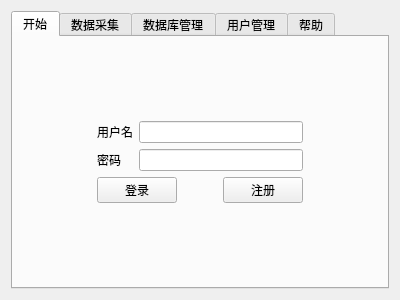
<?xml version="1.0" encoding="UTF-8"?>
<ui version="4.0">
 <class>MainWindow</class>
 <widget class="QMainWindow" name="MainWindow">
  <property name="geometry">
   <rect>
    <x>0</x>
    <y>0</y>
    <width>400</width>
    <height>300</height>
   </rect>
  </property>
  <property name="windowTitle">
   <string>MainWindow</string>
  </property>
  <widget class="QWidget" name="centralWidget">
   <layout class="QHBoxLayout" name="horizontalLayout">
    <item>
     <widget class="QTabWidget" name="tabWidget">
      <property name="currentIndex">
       <number>0</number>
      </property>
      <widget class="QWidget" name="tabStart">
       <attribute name="title">
        <string>开始</string>
       </attribute>
       <layout class="QHBoxLayout" name="horizontalLayout_3">
        <item>
         <spacer name="horizontalSpacer_2">
          <property name="orientation">
           <enum>Qt::Horizontal</enum>
          </property>
          <property name="sizeHint" stdset="0">
           <size>
            <width>66</width>
            <height>20</height>
           </size>
          </property>
         </spacer>
        </item>
        <item>
         <layout class="QVBoxLayout" name="verticalLayout_2">
          <item>
           <spacer name="verticalSpacer">
            <property name="orientation">
             <enum>Qt::Vertical</enum>
            </property>
            <property name="sizeHint" stdset="0">
             <size>
              <width>20</width>
              <height>40</height>
             </size>
            </property>
           </spacer>
          </item>
          <item>
           <layout class="QVBoxLayout" name="verticalLayout">
            <item>
             <layout class="QFormLayout" name="formLayout">
              <item row="0" column="0">
               <widget class="QLabel" name="lbUserName">
                <property name="text">
                 <string>用户名</string>
                </property>
               </widget>
              </item>
              <item row="0" column="1">
               <widget class="QLineEdit" name="lineEditName"/>
              </item>
              <item row="1" column="0">
               <widget class="QLabel" name="lbPasswd">
                <property name="text">
                 <string>密码</string>
                </property>
               </widget>
              </item>
              <item row="1" column="1">
               <widget class="QLineEdit" name="lineEditPasswd">
                <property name="echoMode">
                 <enum>QLineEdit::Password</enum>
                </property>
               </widget>
              </item>
             </layout>
            </item>
            <item>
             <layout class="QHBoxLayout" name="horizontalLayout_2">
              <item>
               <widget class="QPushButton" name="btnLogin">
                <property name="text">
                 <string>登录</string>
                </property>
               </widget>
              </item>
              <item>
               <spacer name="horizontalSpacer">
                <property name="orientation">
                 <enum>Qt::Horizontal</enum>
                </property>
                <property name="sizeHint" stdset="0">
                 <size>
                  <width>40</width>
                  <height>20</height>
                 </size>
                </property>
               </spacer>
              </item>
              <item>
               <widget class="QPushButton" name="btnRegister">
                <property name="text">
                 <string>注册</string>
                </property>
               </widget>
              </item>
             </layout>
            </item>
           </layout>
          </item>
          <item>
           <spacer name="verticalSpacer_2">
            <property name="orientation">
             <enum>Qt::Vertical</enum>
            </property>
            <property name="sizeHint" stdset="0">
             <size>
              <width>20</width>
              <height>40</height>
             </size>
            </property>
           </spacer>
          </item>
         </layout>
        </item>
        <item>
         <spacer name="horizontalSpacer_3">
          <property name="orientation">
           <enum>Qt::Horizontal</enum>
          </property>
          <property name="sizeHint" stdset="0">
           <size>
            <width>66</width>
            <height>20</height>
           </size>
          </property>
         </spacer>
        </item>
       </layout>
      </widget>
      <widget class="QWidget" name="tab_2">
       <attribute name="title">
        <string>数据采集</string>
       </attribute>
      </widget>
      <widget class="QWidget" name="tab_db">
       <attribute name="title">
        <string>数据库管理</string>
       </attribute>
      </widget>
      <widget class="QWidget" name="tabUser">
       <attribute name="title">
        <string>用户管理</string>
       </attribute>
      </widget>
      <widget class="QWidget" name="tab">
       <attribute name="title">
        <string>帮助</string>
       </attribute>
      </widget>
     </widget>
    </item>
   </layout>
  </widget>
 </widget>
 <layoutdefault spacing="6" margin="11"/>
 <resources/>
 <connections/>
</ui>
